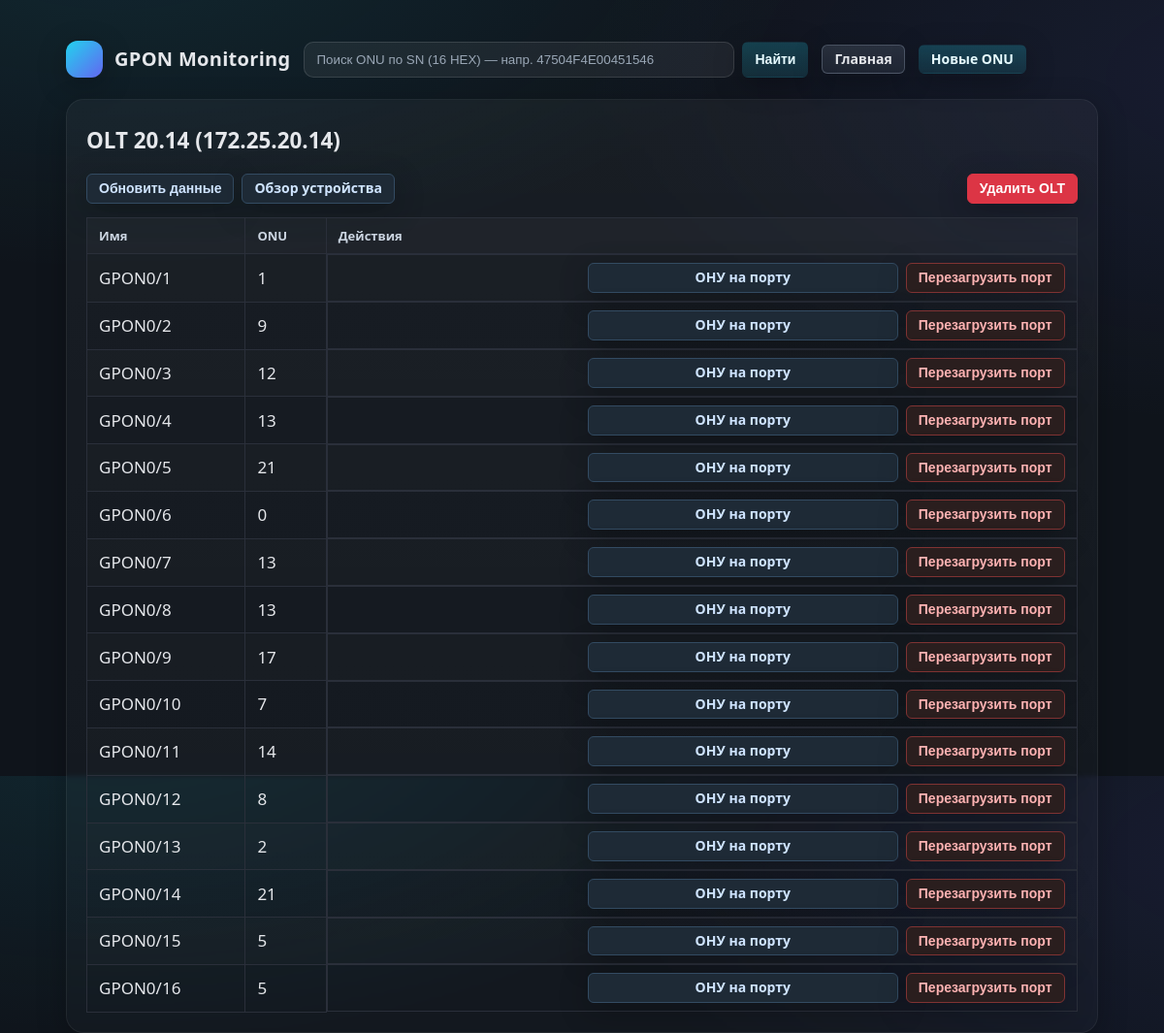
Page /olt/172.25.20.14 on the committed database.
### tables this page shows
CREATE TABLE olts (
  id INTEGER PRIMARY KEY AUTOINCREMENT,
  hostname TEXT NOT NULL,
  ip       TEXT NOT NULL UNIQUE,
  community TEXT NOT NULL,
  vendor    TEXT NOT NULL DEFAULT 'bdcom'
);

CREATE TABLE ponports (
  id INTEGER PRIMARY KEY AUTOINCREMENT,
  olt_ip   TEXT NOT NULL,
  ifindex  TEXT NOT NULL,
  name     TEXT NOT NULL
);

### app.py (the view)
@app.get("/olt/<ip>")
def olt(ip):
    with db() as conn:
        row = conn.execute("SELECT hostname, community, vendor FROM olts WHERE ip = ?", (ip,)).fetchone()
        if not row: abort(404)
        hostname, community, vendor = row
        ports = conn.execute("""
            SELECT p.ifindex, p.name,
                   COALESCE((SELECT COUNT(*) FROM gpon g WHERE g.olt_ip=p.olt_ip AND g.portonu=p.ifindex),0) AS cnt
            FROM ponports p
            WHERE p.olt_ip = ?
              AND p.name LIKE 'GPON%/%'
              AND p.name NOT LIKE '%:%'
            ORDER BY CAST(p.ifindex AS INT)
        """, (ip,)).fetchall()
    return render_template("olt_ports.html", ip=ip, hostname=hostname, ports=ports)

### models.py (called while the page is built)
def ensure_db():
    DB.parent.mkdir(parents=True, exist_ok=True)
    conn = sqlite3.connect(str(DB))
    try:
        with open(SCHEMA, "r", encoding="utf-8") as f:
            conn.executescript(f.read())
        conn.commit()
    finally:
        conn.close()

@contextlib.contextmanager
def db():
    ensure_db()
    conn = connection_pool.get_connection()
    try:
        yield conn
        conn.commit()
    except Exception:
        conn.rollback()
        raise
    finally:
        connection_pool.return_connection(conn)

    def get_connection(self) -> sqlite3.Connection:
        try:
            conn = self.pool.get_nowait()
            return conn
        except:
            with self.lock:
                if self.current_connections < self.max_connections:
                    conn = self._create_connection()
                    self.current_connections += 1
                    return conn
                else:
                    return self.pool.get()

    def return_connection(self, conn: sqlite3.Connection):
        try:
            self.pool.put_nowait(conn)
        except:
            conn.close()
            with self.lock:
                self.current_connections -= 1

### templates/olt_ports.html (shortened to what this page needs)
{% extends "base.html" %}
{% block content %}
<h2 class="olt-title">OLT {{ hostname }} ({{ ip }})</h2>
<div class="olt-actions">
  <div class="left">
    <form method="post" action="{{ url_for('olt_refresh', ip=ip) }}">
      <button class="btn soft-blue">Обновить данные</button>
    </form>
    <a class="btn soft-blue" href="{{ url_for('olt_device', ip=ip) }}">Обзор устройства</a>
  </div>
  <div class="right">
    <form method="post" action="{{ url_for('delete_olt', ip=ip) }}"
          onsubmit="return confirm('Удалить OLT {{ hostname }} ({{ ip }}) и связанные записи?')">
      <button class="btn warn">Удалить OLT</button>
    </form>
  </div>
</div>
<div class="kv-wrap">
  <table class="kv">
    <thead>
      <tr>
        <th>Имя</th>
        <th>ONU</th>
        <th>Действия</th>
      </tr>
    </thead>
    <tbody>
    {% for ifi, name, cnt in ports %}
      <tr>
        <td>{{ name }}</td>
        <td>{{ cnt }}</td>
        <td class="row-actions">
          <a class="btn soft-blue wide" href="{{ url_for('port', ip=ip, ifindex=ifi) }}">ОНУ на порту</a>
          <form method="post" action="{{ url_for('port_bounce', ip=ip, ifindex=ifi) }}" style="display:inline"
                onsubmit="return confirm('Перезагрузить порт {{ name }}?')">
            <button class="btn soft-red">Перезагрузить порт</button>
          </form>
        </td>
      </tr>
    {% endfor %}
    </tbody>
  </table>
</div>
{% endblock content %}

### templates/base.html (style rules this page uses)
:root { --bg:#0f172a; --panel:#111827; --card:#0b1222; --muted:#94a3b8; --text:#e5e7eb; --accent:#22d3ee; --shadow: 0 8px 30px rgba(0,0,0,.25); --radius:18px; }
* { box-sizing:border-box }
html,body { height:100% }
body { margin:0; font:16px/1.6 system-ui, -apple-system, Segoe UI, Roboto, Ubuntu, Cantarell, "Noto Sans", Arial; color:var(--text); background: radial-gradient(1200px 600px at 10% -10%, rgba(34,211,238,.10), transparent 60%), radial-gradient(1200px 600px at 110% 10%, rgba(99,102,241,.10), transparent 60%), var(--bg); }
a { color:var(--accent); text-decoration:none; transition:opacity .15s ease }
.btn { appearance:none; border:none; cursor:pointer; background:linear-gradient(180deg, rgba(34,211,238,.22), rgba(34,211,238,.12)); border:1px solid rgba(34,211,238,.35); color:#e6fbff; padding:8px 12px; border-radius:12px; font-weight:650; font-size:14px; box-shadow: var(--shadow); text-decoration:none; display:inline-block; transition: transform .06s ease, filter .15s ease, background .2s ease, border-color .2s ease; }
.btn.warn { background:linear-gradient(180deg, rgba(239,68,68,.22), rgba(239,68,68,.12)); border-color:rgba(239,68,68,.35) }
h2 { margin:0 0 14px 0 }
table { width:100%; border-collapse:separate; border-spacing:0 }
thead th { text-align:left; font-weight:700; font-size:13px; color:var(--muted); padding:12px 14px; background:rgba(255,255,255,.03); position:sticky; top:0; z-index:1; }
tbody td { padding:12px 14px; border-top:1px solid rgba(255,255,255,.06) }
tbody tr { transition: background .15s ease }
tbody tr:nth-child(odd) { background:rgba(255,255,255,.01) }

### templates/olt_ports.html (style rules this page uses)
body { background-color:#0f141b; color:#e5e7eb; }
.olt-title { margin: .25rem 0 1rem; font-size: 1.4rem; font-weight: 600; }
.olt-actions { display: flex; align-items: center; justify-content: space-between; gap: 12px; margin: 0 0 14px 0; flex-wrap: wrap; }
.olt-actions .left, .olt-actions .right { display: flex; gap: 8px; flex-wrap: wrap; }
.btn { display: inline-block; border: 1px solid transparent; border-radius: 6px; padding: 6px 12px; font-size: 14px; line-height: 1.2; cursor: pointer; text-decoration: none; text-align: center; white-space: nowrap; }
.btn.warn { background: #dc3545; color: #fff; border-color: #dc3545; }
.btn.soft-blue { background: #1e2a36; color: #cfe4ff; border-color: #334b62; }
.btn.soft-red { background: #2a1e1e; color: #ffb3b3; border-color: #803333; }
.wide { min-width: 320px; text-align: center; }
.kv-wrap { display: flex; justify-content: center; }
.kv { border-collapse: collapse; min-width: 520px; max-width: 100%; font-size: 17px; }
.kv th, .kv td { border: 1px solid #2a2f3a; padding: 8px 12px; text-align: left; vertical-align: middle; }
.kv th { font-weight: 600; color: #cbd5e1; white-space: nowrap; }
.kv td { color: #e5e7eb; }
.row-actions { display: flex; justify-content: flex-end; gap: 8px; }

### rows in the picture
olts: hostname "20.14"
ponports: name "GPON0/1", cnt "1"
ponports: name "GPON0/2", cnt "9"
ponports: name "GPON0/3", cnt "12"
ponports: name "GPON0/4", cnt "13"
ponports: name "GPON0/5", cnt "21"
ponports: name "GPON0/6", cnt "0"
ponports: name "GPON0/7", cnt "13"
ponports: name "GPON0/8", cnt "13"
ponports: name "GPON0/9", cnt "17"
ponports: name "GPON0/10", cnt "7"
ponports: name "GPON0/11", cnt "14"
ponports: name "GPON0/12", cnt "8"
ponports: name "GPON0/13", cnt "2"
ponports: name "GPON0/14", cnt "21"
ponports: name "GPON0/15", cnt "5"
ponports: name "GPON0/16", cnt "5"

### other values in the picture
{{ header or "GPON Monitoring" }} "GPON Monitoring"
{{ ip }} "172.25.20.14"
